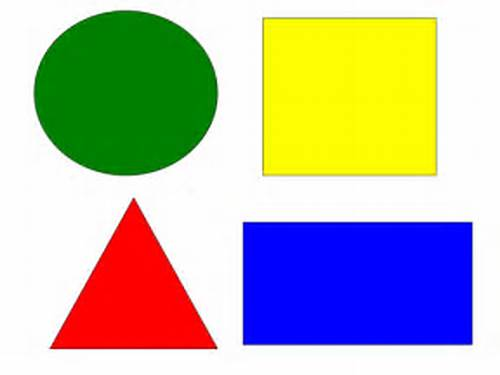
#> input picture Resources/shapes.jpg, 500 x 375 px
$ python 'Chap8 - Contours or Shape Detection.py'
#> lines starting #> are read from the running program, lines starting #| are printed output that depends on the picture; after the words box and inside, x2 and y2 are one past the last pixel; in counts of white or black regions, pixels touching at a corner belong together; long printed decimals are rounded
import cv2
import numpy as np

def getContour(img):
    contours, hierarcy = cv2.findContours(img,cv2.RETR_EXTERNAL,cv2.CHAIN_APPROX_NONE)
    for cnt in contours:
        area = cv2.contourArea(cnt)
        print(area)
        if area>500:
            cv2.drawContours(imgContour,cnt,-1,(255,255,0),3)
            peri = cv2.arcLength(cnt,True)
            print(peri)
            approx = cv2.approxPolyDP(cnt,0.02*peri,True)
            print(len(approx))
            objCor = len(approx)
            x,y,w,h = cv2.boundingRect(approx)
            if objCor == 3: ObjectType = "Tri"
            elif objCor == 4:
                aspratio = w/float(h)
                if aspratio > 0.95 and aspratio < 1.05: ObjectType="Square"
                else: ObjectType="Rectangle"
            elif objCor>4: ObjectType = "Circle"
            else: ObjectType = "None"

            cv2.rectangle(imgContour,(x,y),(x+w,y+h),(0,255,0),2)
            cv2.putText(imgContour,ObjectType,((x+w//2)-10,(y+h//2)-10),cv2.FONT_HERSHEY_COMPLEX,0.6,(0,0,0),1)


path = 'Resources/shapes.jpg'
img = cv2.imread(path)
#> img is the input picture: shape (375, 500, 3); mean B, G, R 166.6, 181.1, 182.1
imgContour = img.copy()

imgGray = cv2.cvtColor(img,cv2.COLOR_BGR2GRAY)
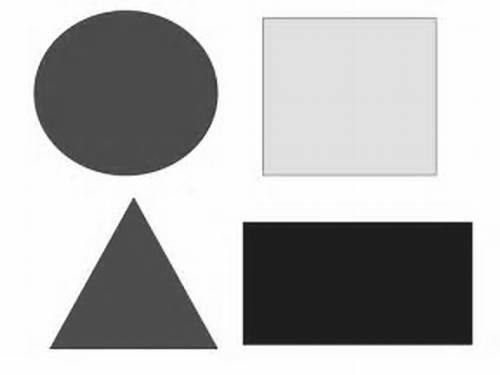
#> imgGray: shape (375, 500); min 16, max 255, mean 179.8
imgBlur = cv2.GaussianBlur(imgGray,(7,7),1)
imgCanny = cv2.Canny(imgBlur,50,50)
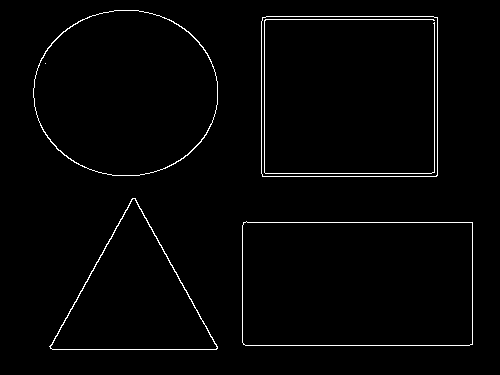
#> imgCanny: shape (375, 500); 1.8% white in thin lines or dots, all inside (x1, y1, x2, y2) = (33, 10, 473, 350)

getContour(imgCanny)
#> in getContour, `contours, hierarcy = cv2.findContours(img,cv2.RETR_EXTERNAL,cv2.CHAIN_..`: contours = 4 contours; box (x1, y1, x2, y2) and area: (242, 221, 473, 346) 28282, (261, 16, 438, 177) 28146, (33, 10, 218, 176) 24014, (49, 198, 218, 350) 13013
#> the loop in getContour, `for cnt in contours:` made 4 passes
#> (area, peri, approx, objCor, x, y, w, h) on passes 1, 3: (28282, 704.5, [[243, 222], [243, 344], [472, 344], [472, 222]], 4, 243, 222, 230, 123), (28145.5, 669.1, [[262, 17], [262, 176], [437, 175], [437, 17]], 4, 262, 17, 176, 160)
#> (area, peri, approx, objCor, x, y, w, h) on pass 2: (13013, 539.6, [[132, 198], [50, 348], [216, 349]], 3, 50, 198, 167, 152)
#| 28282.0
#| 704.485
#| 4
#| 13013.0
#| 539.588
#| 3
#| 28145.5
#| 669.071
#| 4
#| 24014.5
#> (further printed lines are left out)
#> after the loop in getContour, `for cnt in contours:`:
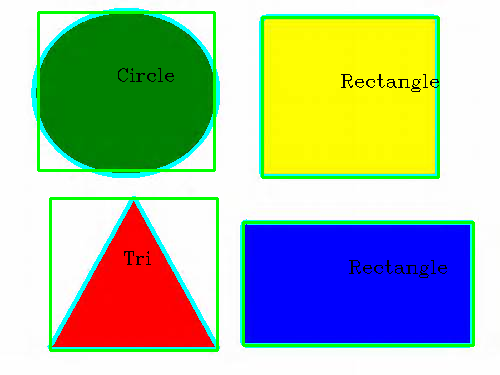
#> imgContour: shape (375, 500, 3); 8.25% of pixels changed, all inside (x1, y1, x2, y2) = (31, 8, 475, 352)

cv2.imshow("Original",img)
cv2.imshow("Gray Image",imgGray)
cv2.imshow("Blur Image",imgBlur)
cv2.imshow("Canny Image",imgCanny)
cv2.imshow("Shape Detect",imgContour)
cv2.waitKey(0)
